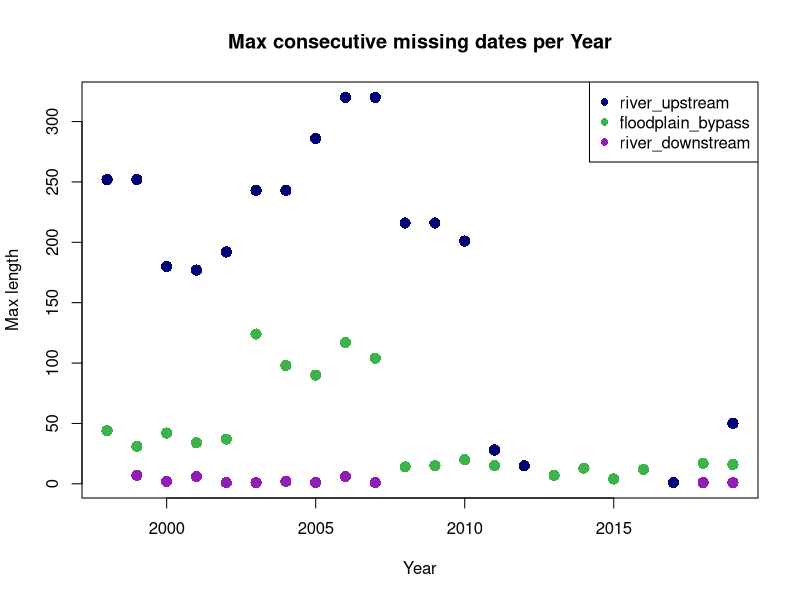
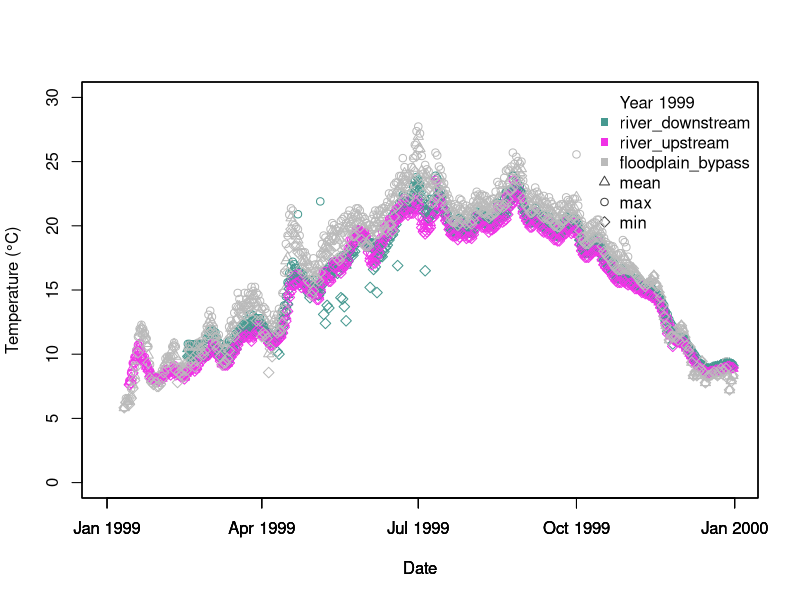
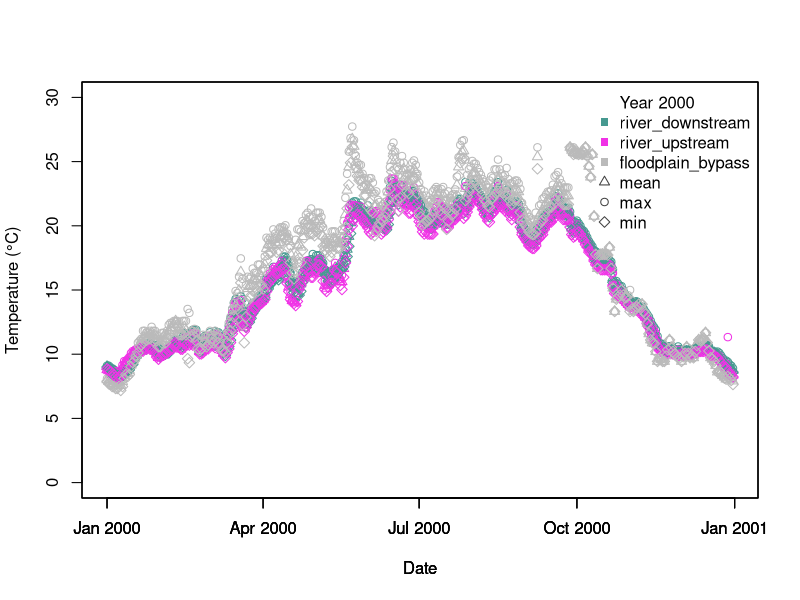
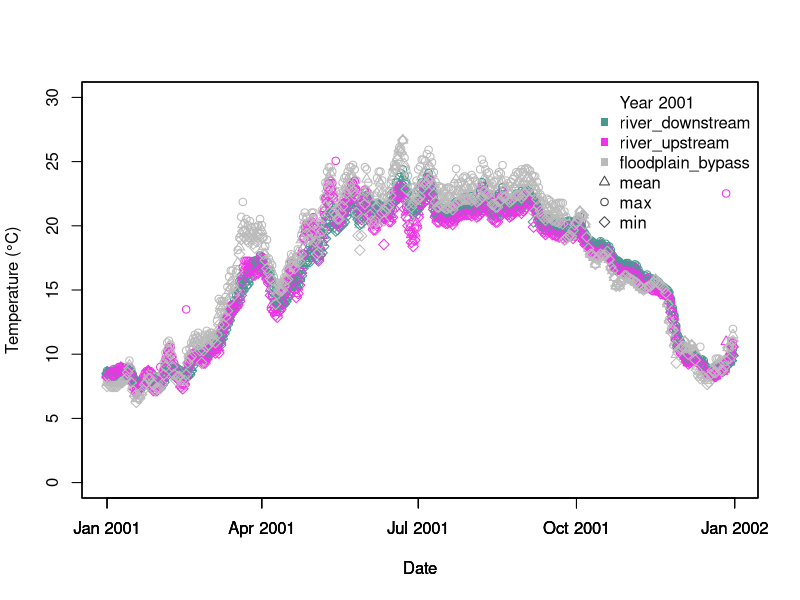
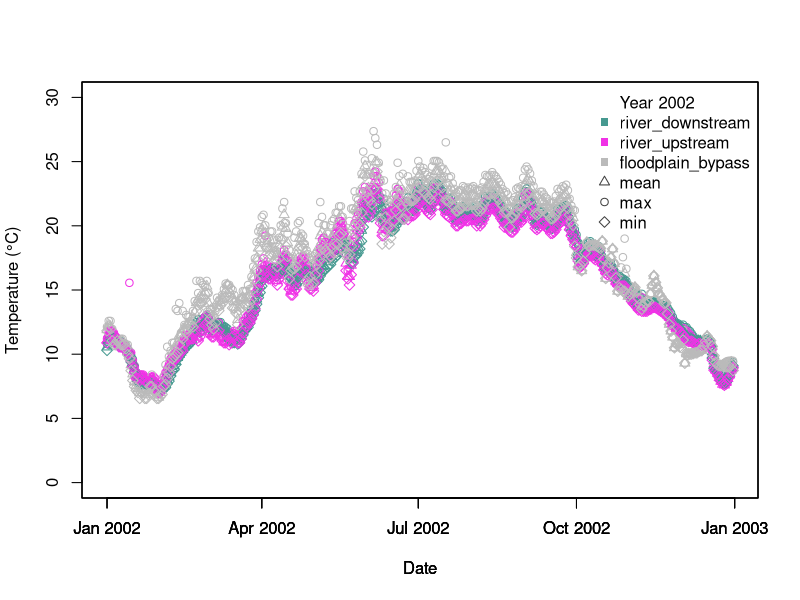
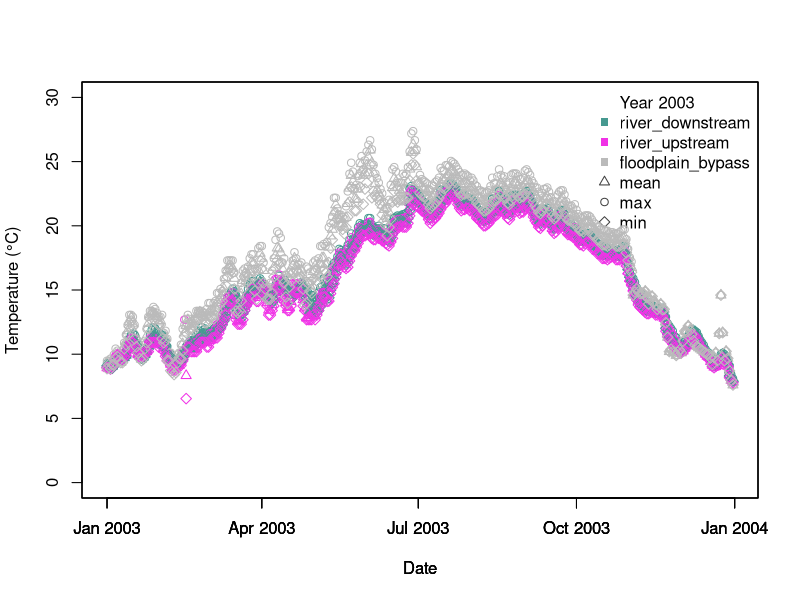
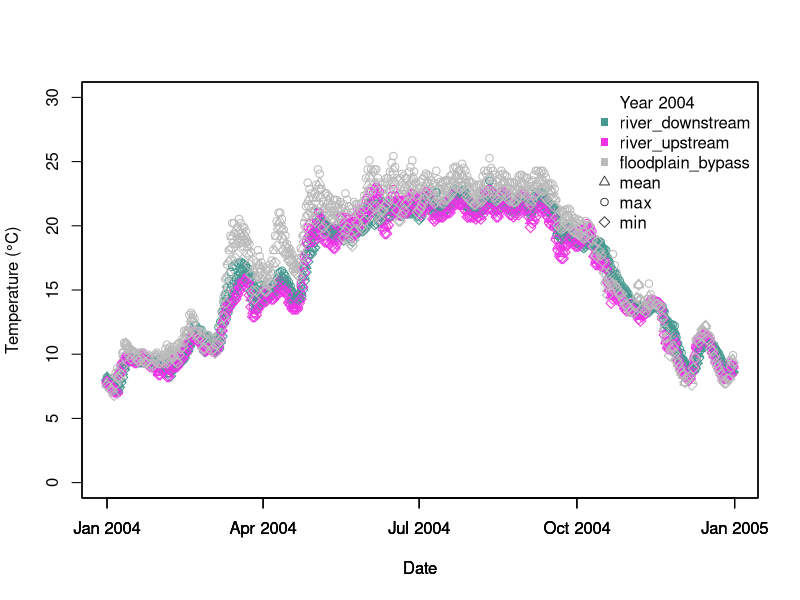
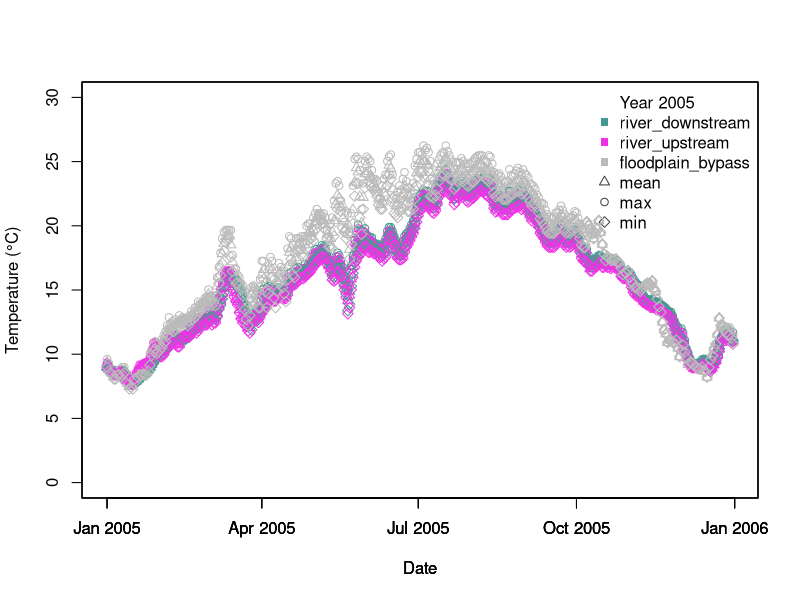

Here is the R script that generated these plots, in order:
## ---- chunk 1
knitr::opts_chunk$set(echo = TRUE)

library(dplyr)

## ---- chunk 2
lis <- read.csv("data_clean/clean_lis.csv") # lisbon weir
rv <- read.csv("data_clean/clean_rv.csv") # rio vista
shw <- read.csv("data_clean/clean_shw.csv") # sherwood harbor
yb <- read.csv("data_clean/clean_yb.csv") # yolo bypass

# integrated data published on EDI ()
colnames(rv)[2] <- "date"

rv$region <- "river_downstream"
shw$region <- "river_upstream"
yb$region <- "floodplain_bypass"

integrated_data <- rbind(rv, shw, yb)
integrated_data <- integrated_data[,-1] # group is not needed
integrated_data$date <- as.Date(integrated_data$date)

## ---- chunk 3

integrated_data %>%
  group_by(region, method) %>%
  summarise_each(funs(n = sum(!is.na(.))))

## ---- chunk 4
# the combined data set published on EDI includes a "region" variable because sites of water temperature collection vary for some locations (yb and rv)

unique(integrated_data$site) # see Yolo Bypass Fish Monitoring Program data for site locations (f_get_WQ_w_fish.R in scripts folder)
integrated_data %>%
  mutate(year = format(date, "%Y")) %>%
  group_by(site, year) %>%
  summarise(total = sum(!is.na(date)))


# method and category are linked because data gaps less than or equal to seven consecutive days were imputed, while larger gaps were estimated by a linear regression. The remaining 498 days were previous to the installation of the Rio Vista CDEC station.

# data sources vary, daily means (daily_mean) were provided for 1998 at the Yolo Bypass and Sherwood Harbor, Yolo Bypass Fish Monitoring Program's temperature logger data was summarized in this repository (ybfmp_logger) and published data from Pien et al. 2020 (Pien_2020) and Pien and Kwan 2022 (WQ_w_fish) were also incorporated.

integrated_data %>%
  group_by(category, method) %>%
  summarise_each(funs(n = sum(!is.na(.))))

# length is the number of consecutive days of missing data that was imputed or predicted 
plot_data <- integrated_data %>%
  mutate(year = format(date, "%Y")) %>%
  group_by(region, year) %>%
  summarise(mean = mean(length, na.rm = TRUE), max = max(length, na.rm = TRUE), min = min(length, na.rm = TRUE))

region <- c("floodplain_bypass", "river_downstream", "river_upstream")
color <- c("#3cb44b", "#911eb4", "#000075")

col <- data.frame(region, color)
plot_data <- merge(plot_data, col, by ="region")

plot(plot_data$year, plot_data$max, 
     col = plot_data$color,
     cex = 1.5, 
     pch = 16,
     xlab = "Year",
     ylab = "Max length",
     main = "Max consecutive missing dates per Year")
legend("topright", c("river_upstream", "floodplain_bypass", "river_downstream"), col = c("#000075", "#3cb44b", "#911eb4"), pch = 16)

## ---- chunk 5

integrated_data <- within(integrated_data, year <- format(integrated_data$date, "%Y"))

for(i in unique(integrated_data$year)){

    temp_dat <- integrated_data[integrated_data$year == i,]

    #mypath <- file.path("qc/", file.name = paste("qc_plot_", i, ".png", sep = ""))
    #png(file = mypath, width = 960, height = 480)

    plot(temp_dat$date, temp_dat$mean,
         col = ifelse(temp_dat$region == "river_downstream",'#469990', ifelse(temp_dat$region == "river_upstream", '#f032e6', '#BABABA')), pch = 2, xlab = "Date", ylab = "", yaxt="n", ylim = c(0,30))
    
    legend("topright", c(paste("Year", i, sep = " "), "river_downstream", "river_upstream", "floodplain_bypass", "mean", "max", "min"), pch = c(15, 15, 15, 15, 2, 1, 5), col = c('#FFFFFF', '#469990', '#f032e6', '#BABABA', '#404040', '#404040', '#404040'), bty ="n")

    par(new = TRUE)

    plot(temp_dat$date, temp_dat$max,
         col = ifelse(temp_dat$region == "river_downstream",'#469990', ifelse(temp_dat$region == "river_upstream", '#f032e6', '#BABABA')), pch = 1, xlab = "Date", ylab = "", yaxt="n", ylim = c(0,30))
    
    par(new = TRUE)

    plot(temp_dat$date, temp_dat$min,
         col = ifelse(temp_dat$region == "river_downstream",'#469990', ifelse(temp_dat$region == "river_upstream", '#f032e6', '#BABABA')), pch = 5, xlab = "Date", ylab = "Temperature (°C)", ylim = c(0,30))

    #dev.off()

    par(new = FALSE)
}

# 2013 loosk wrong
colnames(lis)[2] <- "date"
lis$region <- "lis"
integrated_data_v2 <- rbind(rv, shw, yb, lis)

integrated_data_v2$date <- as.Date(integrated_data_v2$date)
integrated_data_v2 <- within(integrated_data_v2, year <- format(integrated_data_v2$date, "%Y"))

dat_2013 <- subset(integrated_data_v2, year =="2013")
unique(dat_2013$method)

method <- c("Pien_2020", "ybfmp_logger", "imputeTS", "WQ_w_fish")
pch <- c(0, 2, 1, 6)

pch_dat <- data.frame(method, pch)

dat_2013 <- merge(dat_2013, pch_dat, by = "method")

plot(dat_2013$date, dat_2013$min,
         col = ifelse(dat_2013$region == "river_downstream",'#469990', 
                      ifelse(dat_2013$region == "river_upstream", '#f032e6', ifelse(dat_2013$region == "floodplain_bypass", '#BABABA', '#404040' ))), pch = dat_2013$pch, xlab = "Date", ylab = "Temperature (°C)", ylim = c(0,30))

